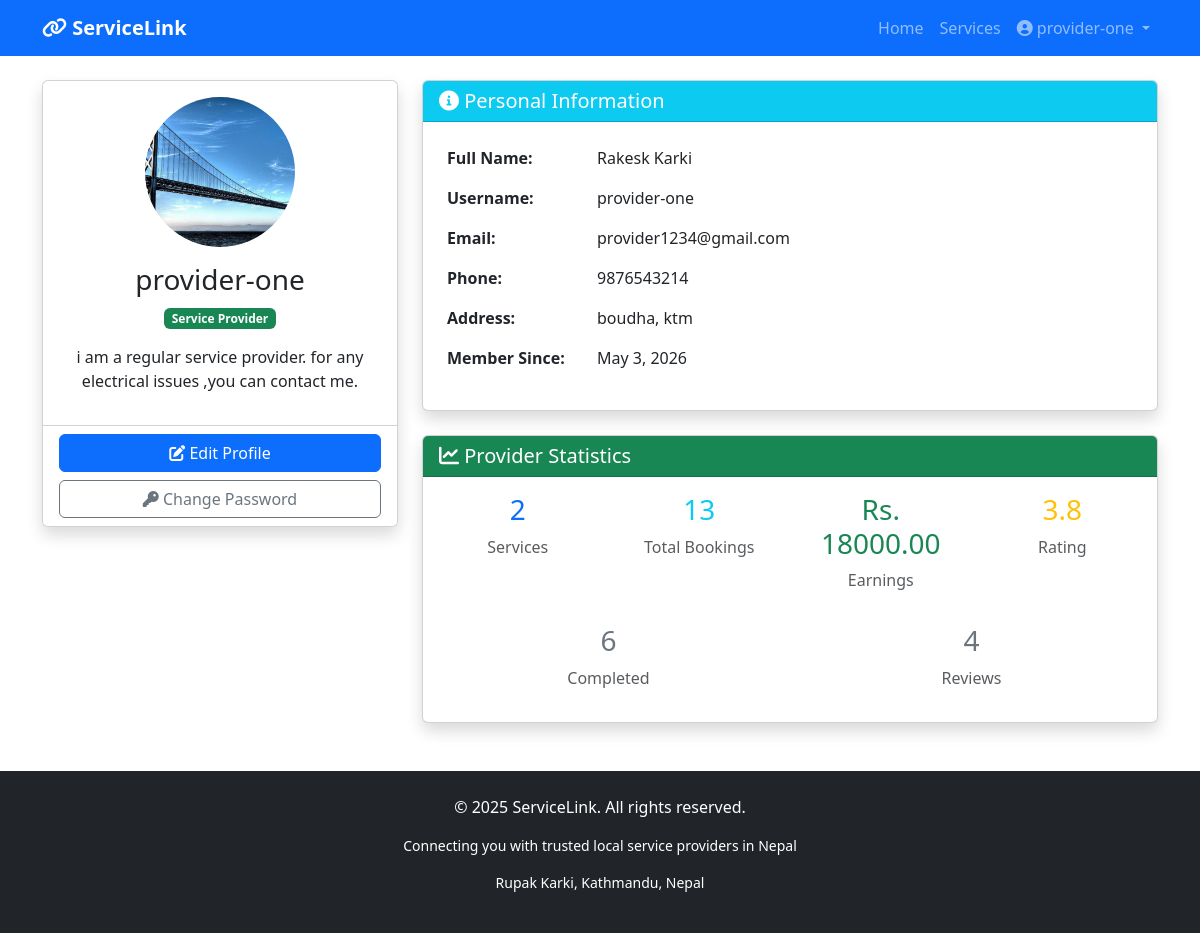
The page /accounts/profile/ (signed in) on the database its author committed.
### accounts/models.py (models this page shows, shortened)
class UserProfile(models.Model):
    USER_TYPES = [
        ('customer', 'Customer'),
        ('provider', 'Service Provider'),
    ]
    user = models.OneToOneField(User, on_delete=models.CASCADE, related_name='profile')
    user_type = models.CharField(max_length=20, choices=USER_TYPES, default='customer')
    phone = models.CharField(max_length=15, blank=True)
    address = models.TextField(blank=True)
    profile_picture = models.ImageField(upload_to='profile_pics/', blank=True, null=True)
    bio = models.TextField(blank=True, help_text="Tell customers about yourself (for providers)")
    created_at = models.DateTimeField(auto_now_add=True)
    updated_at = models.DateTimeField(auto_now=True)

### accounts/views.py (the view)
# urls.py: path('profile/', views.profile_view, name='profile_view'),
@login_required
def profile_view(request):
    user = request.user
    profile = user.profile
    stats = {
        'services_count': 0,
        'bookings_count': 0,
        'reviews_count': 0,
        'total_earnings': 0,
        'avg_rating': 0
    }
    if profile.user_type == 'provider':
        stats['services_count'] = user.services.count()
        stats['bookings_count'] = Booking.objects.filter(
            service__provider=user
        ).count()
        completed_bookings = Booking.objects.filter(
            service__provider=user,
            status='completed'
        )
        stats['completed_bookings'] = completed_bookings.count()
        total_earnings = 0
        for booking in completed_bookings:
            total_earnings += booking.service.price
        stats['total_earnings'] = total_earnings
        reviews = Review.objects.filter(booking__service__provider=user)
        stats['reviews_count'] = reviews.count()
        if reviews.exists():
            avg = reviews.aggregate(Avg('rating'))['rating__avg']
            stats['avg_rating'] = round(avg, 1)
    elif profile.user_type == 'customer':
        stats['bookings_count'] = Booking.objects.filter(customer=user).count()
        stats['reviews_count'] = Review.objects.filter(booking__customer=user).count()
    return render(request, 'accounts/profile_view.html', {
        'user': user,
        'profile': profile,
        'stats': stats
    })

### accounts/templates/accounts/profile_view.html (shortened to what this page needs)
{% extends 'base.html' %}
{% block content %}
<div class="container mt-4">
    <div class="row">
        <div class="col-md-4">
            <div class="card shadow text-center">
                <div class="card-body">
                    {% if profile.profile_picture %}
                        <img src="{{ profile.profile_picture.url }}" alt="Profile Picture"
                             class="rounded-circle img-fluid mb-3" style="width: 150px; height: 150px; object-fit: cover;">
                    {% else %}
                        <div class="default-avatar mx-auto mb-3">
                            <i class="fas fa-user-circle fa-5x text-muted"></i>
                        </div>
                    {% endif %}
                    <h3>{{ user.username }}</h3>
                    <p class="text-muted">
                        <span class="badge {% if profile.user_type == 'provider' %}bg-success{% else %}bg-primary{% endif %}">
                            {{ profile.get_user_type_display }}
                        </span>
                    </p>
                    {% if profile.bio %}
                        <p class="mt-3">{{ profile.bio }}</p>
                    {% endif %}
                </div>
                <div class="card-footer bg-white">
                    <div class="d-grid gap-2">
                        <a href="{% url 'profile_edit' %}" class="btn btn-primary">
                            <i class="fas fa-edit"></i> Edit Profile
                        </a>
                        <a href="{% url 'change_password' %}" class="btn btn-outline-secondary">
                            <i class="fas fa-key"></i> Change Password
                        </a>
                    </div>
                </div>
            </div>
        </div>
        <div class="col-md-8">
            <div class="card shadow">
                <div class="card-header bg-info text-white">
                    <h5 class="mb-0"><i class="fas fa-info-circle"></i> Personal Information</h5>
                </div>
                <div class="card-body">
                    <table class="table table-borderless">
                        <tr>
                            <th style="width: 150px;">Full Name:</th>
                            <td>{{ user.get_full_name|default:"Not provided" }}</td>
                        </tr>
                        <tr>
                            <th>Username:</th>
                            <td>{{ user.username }}</td>
                        </tr>
                        <tr>
                            <th>Email:</th>
                            <td>{{ user.email|default:"Not provided" }}</td>
                        </tr>
                        <tr>
                            <th>Phone:</th>
                            <td>{{ profile.phone|default:"Not provided" }}</td>
                        </tr>
                        <tr>
                            <th>Address:</th>
                            <td>{{ profile.address|default:"Not provided" }}</td>
                        </tr>
                        <tr>
                            <th>Member Since:</th>
                            <td>{{ user.date_joined|date:"F j, Y" }}</td>
                        </tr>
                    </table>
                </div>
            </div>
            {% if profile.user_type == 'provider' %}
            <div class="card shadow mt-4">
                <div class="card-header bg-success text-white">
                    <h5 class="mb-0"><i class="fas fa-chart-line"></i> Provider Statistics</h5>
                </div>
                <div class="card-body">
                    <div class="row text-center">
                        <div class="col-3">
                            <h3 class="text-primary">{{ stats.services_count }}</h3>
                            <p class="text-muted">Services</p>
                        </div>
                        <div class="col-3">
                            <h3 class="text-info">{{ stats.bookings_count }}</h3>
                            <p class="text-muted">Total Bookings</p>
                        </div>
                        <div class="col-3">
                            <h3 class="text-success">Rs. {{ stats.total_earnings }}</h3>
                            <p class="text-muted">Earnings</p>
                        </div>
                        <div class="col-3">
                            <h3 class="text-warning">{{ stats.avg_rating }}</h3>
                            <p class="text-muted">Rating</p>
                        </div>
                    </div>
                    <div class="row text-center mt-3">
                        <div class="col-6">
                            <h3 class="text-secondary">{{ stats.completed_bookings }}</h3>
                            <p class="text-muted">Completed</p>
                        </div>
                        <div class="col-6">
                            <h3 class="text-secondary">{{ stats.reviews_count }}</h3>
                            <p class="text-muted">Reviews</p>
                        </div>
                    </div>
                </div>
            </div>
            {% endif %}
        </div>
    </div>
</div>
{% endblock %}

### templates/base.html (shortened to what this page needs)
<!DOCTYPE html>
<html lang="en">
<head>
    <link href="https://cdn.jsdelivr.net/npm/bootstrap@5.3.0/dist/css/bootstrap.min.css" rel="stylesheet">
    <link rel="stylesheet" href="https://cdnjs.cloudflare.com/ajax/libs/font-awesome/6.0.0/css/all.min.css">
</head>
<body>
    <nav class="navbar navbar-expand-lg navbar-dark bg-primary">
        <div class="container">
            <a class="navbar-brand fw-bold" href="/">
                <i class="fas fa-link"></i> ServiceLink
            </a>
            <div class="collapse navbar-collapse" id="navbarNav">
                <ul class="navbar-nav ms-auto">
                    <li class="nav-item">
                        <a class="nav-link" href="/">Home</a>
                    </li>
                    <li class="nav-item">
                        <a class="nav-link" href="/services/">Services</a>
                    </li>
                    {% if user.is_authenticated %}
                        <li class="nav-item dropdown">
                            <a class="nav-link dropdown-toggle" href="#" id="navbarDropdown" role="button" data-bs-toggle="dropdown">
                                <i class="fas fa-user-circle"></i> {{ user.username }}
                            </a>
                        </li>
                    {% endif %}
                </ul>
            </div>
        </div>
    </nav>
    {% block content %}
    {% endblock %}
    <footer class="bg-dark text-white mt-5 py-4">
        <div class="container text-center">
            <p>&copy; 2025 ServiceLink. All rights reserved.</p>
            <p class="small">Connecting you with trusted local service providers in Nepal</p>
            <p class="small">Rupak Karki, Kathmandu, Nepal</p>
        </div>
    </footer>
</body>
</html>

### templates/base.html (style rules this page uses)
footer { margin-top: 50px; }

### rows shown on the page
UserProfile: profile_picture (picture), user_type "Service Provider", bio "i am a regular service provider. for any electrical issues ,you can contact me.", phone "9876543214", address "boudha, ktm"

### other values the page prints
{{ user.username }} "provider-one"
{{ user.get_full_name|default:"Not provided" }} "Rakesk Karki"
{{ user.email|default:"Not provided" }} "provider1234@gmail.com"
{{ user.date_joined|date:"F j, Y" }} "May 3, 2026"
{{ stats.services_count }} "2"
{{ stats.bookings_count }} "13"
{{ stats.total_earnings }} "18000.00"
{{ stats.avg_rating }} "3.8"
{{ stats.completed_bookings }} "6"
{{ stats.reviews_count }} "4"
